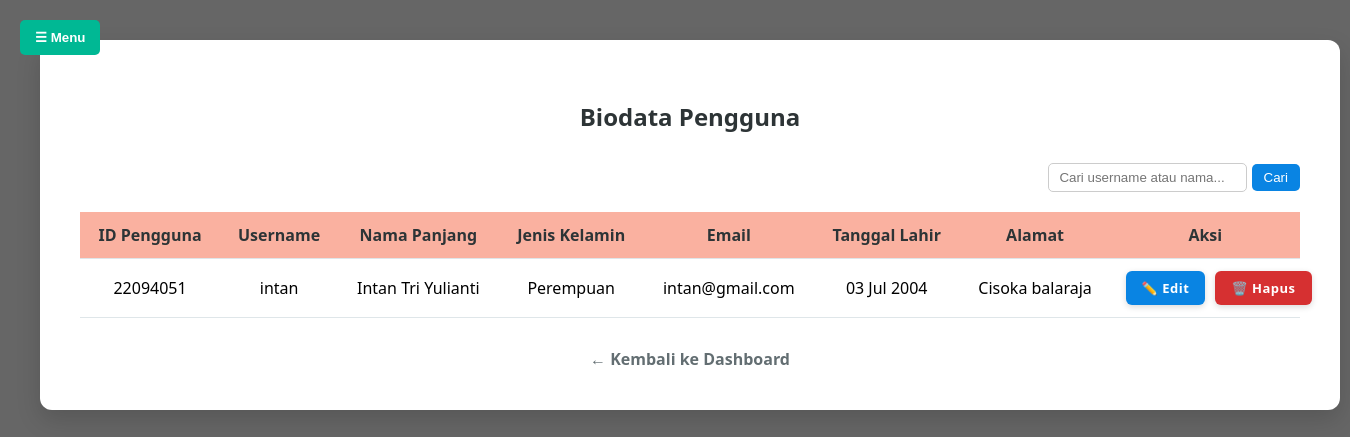
/admin-panel/biodata-user/ (signed in), run on an earlier commit of the app's database.
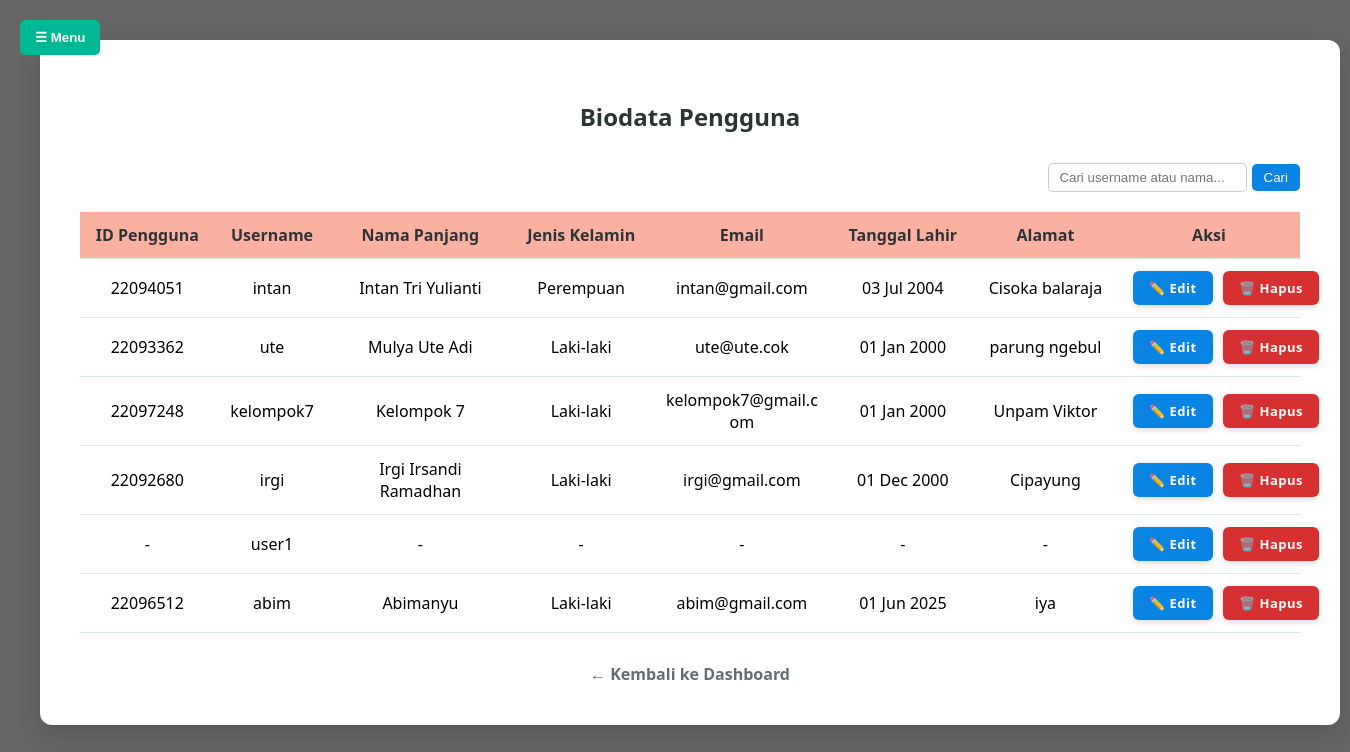
And on a later commit of the database.
### peminjaman/models.py (models this page shows, shortened)
class User(AbstractUser):
    nama_panjang = models.CharField(max_length=100, blank=True)
    tgl_lahir = models.DateField(null=True, blank=True)
    alamat = models.TextField(blank=True)
    JENIS_KELAMIN_CHOICES = (
        ('L', 'Laki-laki'),
        ('P', 'Perempuan'),
    )
    jenis_kelamin = models.CharField(max_length=1, choices=JENIS_KELAMIN_CHOICES, blank=True)
    kode_user = models.CharField(max_length=20, unique=True, blank=True, null=True)
    sudah_update_profil = models.BooleanField(default=False)

### peminjaman/views.py (the view)
# urls.py: path('admin-panel/biodata-user/', views.biodata_user, name='biodata_user'),
@login_required
@user_passes_test(is_admin)
def biodata_user(request):
    query = request.GET.get('q')
    users = User.objects.filter(is_staff=False)
    if query:
        users = users.filter(Q(username__icontains=query) | Q(nama_panjang__icontains=query))
    return render(request, 'admin/biodatauser.html', {'users': users})

### peminjaman/views.py (called while the page is built)
def is_admin(user):
    return user.is_staff or user.is_superuser

### peminjaman/templates/admin/biodatauser.html (shortened to what this page needs)
{% load static %}
<!DOCTYPE html>
<html lang="id">
<head>
</head>
<body>
<button id="menuBtn" class="toggle-button" onclick="openSidebar()">☰ Menu</button>
<div class="content" id="mainContent">
  <div class="container">
    <h2>Biodata Pengguna</h2>
    {% if users %}
    <form method="get" style="margin-bottom: 20px; text-align: right;">
  <input type="text" name="q" placeholder="Cari username atau nama..." value="{{ request.GET.q|default:'' }}" style="padding: 6px 10px; border-radius: 5px; border: 1px solid #ccc;">
  <button type="submit" style="padding: 6px 12px; background-color: #0984e3; color: white; border: none; border-radius: 5px;">Cari</button>
</form>
    <table>
      <thead>
        <tr>
          <th>ID Pengguna</th>
          <th>Username</th>
          <th>Nama Panjang</th>
          <th>Jenis Kelamin</th>
          <th>Email</th>
          <th>Tanggal Lahir</th>
          <th>Alamat</th>
          <th>Aksi</th>
        </tr>
      </thead>
      <tbody>
        {% for user in users %}
        <tr>
          <td>{{ user.kode_user|default:"-" }}</td>
          <td>{{ user.username }}</td>
          <td>{{ user.nama_panjang|default:"-" }}</td>
          <td>
            {% if user.jenis_kelamin == 'L' %}
              Laki-laki
            {% elif user.jenis_kelamin == 'P' %}
              Perempuan
            {% else %}
              -
            {% endif %}
          </td>
          <td>{{ user.email|default:"-" }}</td>
          <td>{{ user.tgl_lahir|date:"d M Y"|default:"-" }}</td>
          <td>{{ user.alamat|default:"-" }}</td>
         <td>
  <div style="white-space: nowrap;">
    <a href="{% url 'edit_user' user.id %}" class="btn-edit">✏️ Edit</a>
    <a href="{% url 'hapus_user' user.id %}" class="btn-delete" onclick="return confirm('Yakin ingin menghapus pengguna ini?');">🗑️ Hapus</a>
  </div>
</td>
        </tr>
        {% endfor %}
      </tbody>
    </table>
    {% else %}
      <p style="text-align:center;">Tidak ada pengguna ditemukan.</p>
    {% endif %}
    <div class="back-link">
      <a href="{% url 'dashboard_admin' %}">← Kembali ke Dashboard</a>
    </div>
  </div>
</div>
</body>
</html>

What changed in the data, as far as the page shows it:
added User: kode_user "22093362", username "ute", nama_panjang "Mulya Ute Adi", jenis_kelamin "Laki-laki", email "ute@ute.cok", tgl_lahir "01 Jan 2000", alamat "parung ngebul"
added User: kode_user "22097248", username "kelompok7", nama_panjang "Kelompok 7", jenis_kelamin "Laki-laki", email "kelompok7@gmail.com", tgl_lahir "01 Jan 2000", alamat "Unpam Viktor"
added User: kode_user "22092680", username "irgi", nama_panjang "Irgi Irsandi Ramadhan", jenis_kelamin "Laki-laki", email "irgi@gmail.com", tgl_lahir "01 Dec 2000", alamat "Cipayung"
added User: kode_user "-", username "user1", nama_panjang "-", email "-", tgl_lahir "-", alamat "-"
added User: kode_user "22096512", username "abim", nama_panjang "Abimanyu", jenis_kelamin "Laki-laki", email "abim@gmail.com", tgl_lahir "01 Jun 2025", alamat "iya"
